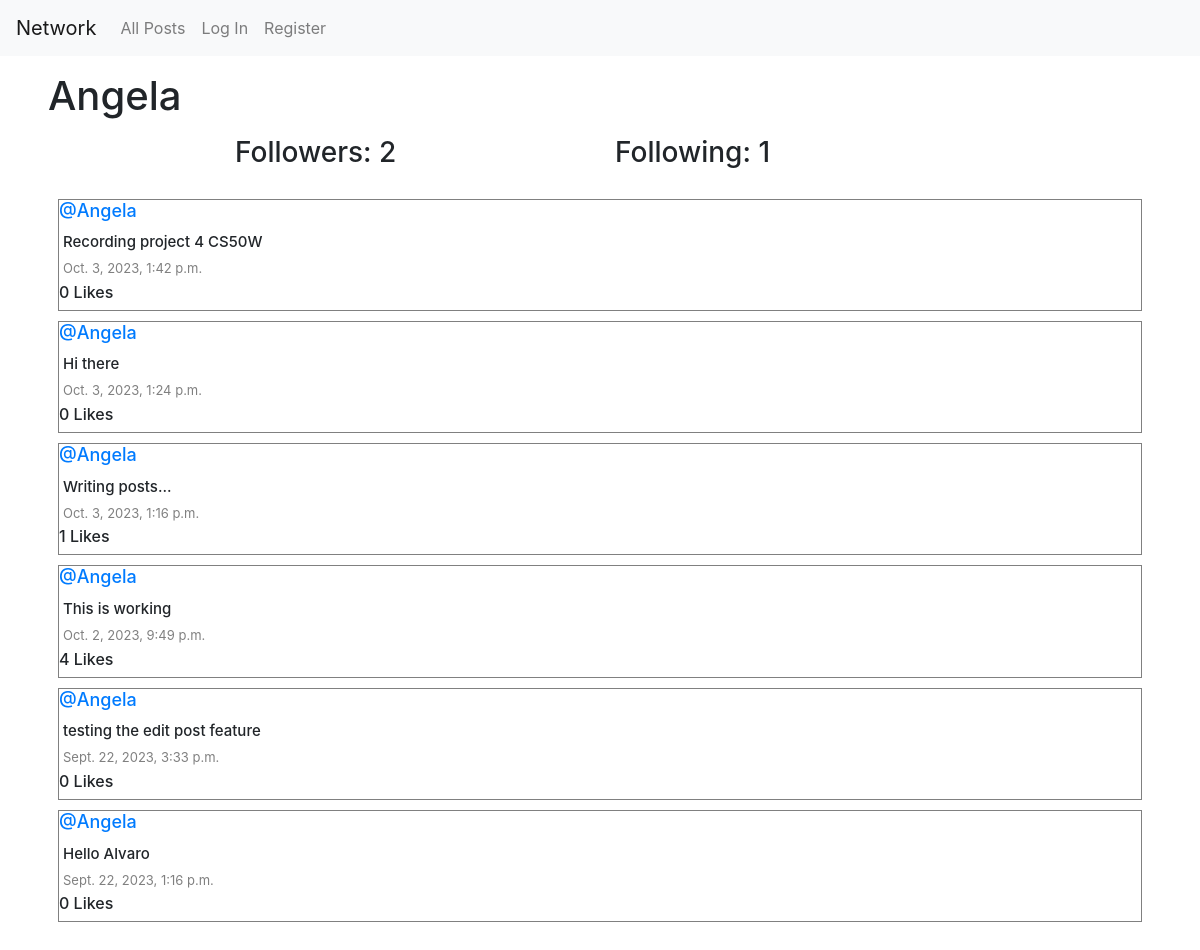
The page /profile_page/1 on the database its author committed.
### network/models.py (models this page shows, shortened)
class User(AbstractUser):
    pass

class Post(models.Model):
    contenido = models.CharField(max_length=140)
    usuario = models.ForeignKey(User, on_delete=models.CASCADE, related_name="autor")
    date = models.DateTimeField(auto_now_add=True)
    likes = models.IntegerField(default=0)

### network/views.py (the view)
# urls.py: path("profile_page/<int:user_id>", views.profile_page, name="profile_page"),
def profile_page(request, user_id):
    user = User.objects.get(pk=user_id)
    allPosts = Post.objects.filter(usuario=user).order_by("id").reverse()
    following = Following.objects.filter(user=user)
    followers = Following.objects.filter(followed=user)
    try:
        checkFollowing = followers.filter(user=User.objects.get(pk=request.user.id))
        if len(checkFollowing) != 0:
            already_following = True
        else:
            already_following = False
    except:
        already_following = False
    paginator = Paginator(allPosts, 10)
    getPageNumber = request.GET.get('page')
    posts_on_page = paginator.get_page(getPageNumber)
    likes = Like.objects.all()
    yourLike = []
    try:
        for like in likes:
            if like.user.id == request.user.id:
                yourLike.append(like.post.id)
    except:
        yourLike = []
    return render(request, "network/profile_page.html", {
        "allPosts": allPosts,
        "posts_on_page": posts_on_page,
        "username": user.username,
        "following": following,
        "followers": followers,
        "already_following": already_following,
        "user_profilepage": user,
        "yourLike": yourLike
    })

### network/templates/network/profile_page.html (shortened to what this page needs)
{% extends "network/layout.html" %}
{% block body %}
    <h1 class="my-3 mx-5">{{ username }}</h1>
    <div class="container">
        <div class="row d-flex justify-content-center">
            <h3 class="col-4">Followers: {{ followers.count }}</h3>
            <h3 class="col-4">Following: {{ following.count }}</h3>
        </div>
    </div>
    <div class="posts my-3 mx-5">
        {% for post in posts_on_page %}
            <div class="row info-post">
                <h6 class="username"><a href="{% url 'profile_page' user_id=post.usuario.id %}">@{{ post.usuario }}</a></h6>
                <h6 class="content my-1 mx-1" id="contenido-{{ post.id }}">{{ post.contenido }}</h6>
                <p class="date my-1 mx-1">{{ post.date }}</p>
                <span id="like-count-{{ post.id }}"><strong><h6>{{ post.likes }} Likes</h6></strong></span>
            </div>
        {% endfor %}
    </div>
{% endblock %}

### network/static/network/styles.css (style rules this page uses)
.posts { display: flex; justify-content: flex-start; flex-direction: column; margin: 20px; }
.info-post { border: 0.1px solid grey; display: flex; justify-content: center; flex-direction: column; box-sizing: border-box; margin: 5px 10px; }
.content { font-size: 15px; }
.username { font-size: 18px; }
.date { color: gray; font-size: 13px; }

### rows shown on the page
User: username "Angela"
Post: usuario "Angela", contenido "Recording project 4 CS50W", date "Oct. 3, 2023, 1:42 p.m.", likes "0"
Post: usuario "Angela", contenido "Hi there", date "Oct. 3, 2023, 1:24 p.m.", likes "0"
Post: usuario "Angela", contenido "Writing posts...", date "Oct. 3, 2023, 1:16 p.m.", likes "1"
Post: usuario "Angela", contenido "This is working", date "Oct. 2, 2023, 9:49 p.m.", likes "4"
Post: usuario "Angela", contenido "testing the edit post feature", date "Sept. 22, 2023, 3:33 p.m.", likes "0"
Post: usuario "Angela", contenido "Hello Alvaro", date "Sept. 22, 2023, 1:16 p.m.", likes "0"

### other values the page prints
{{ followers.count }} "2"
{{ following.count }} "1"
